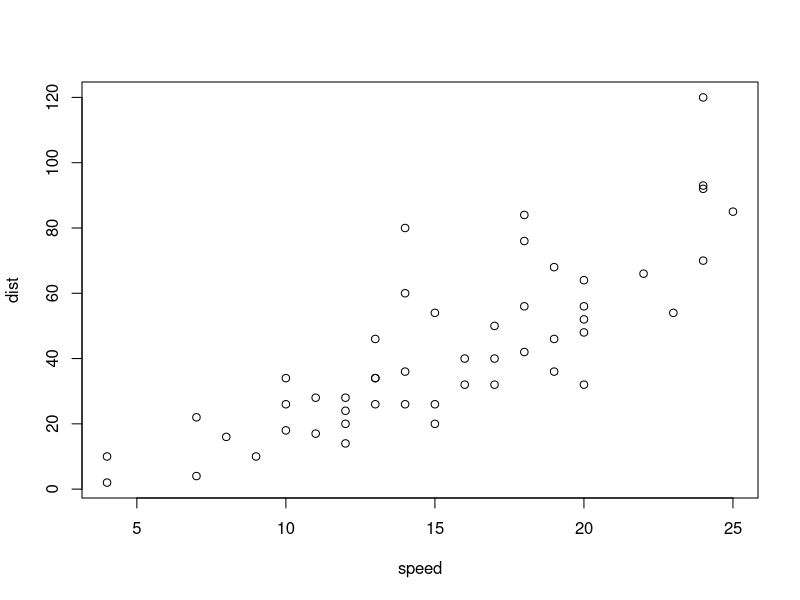
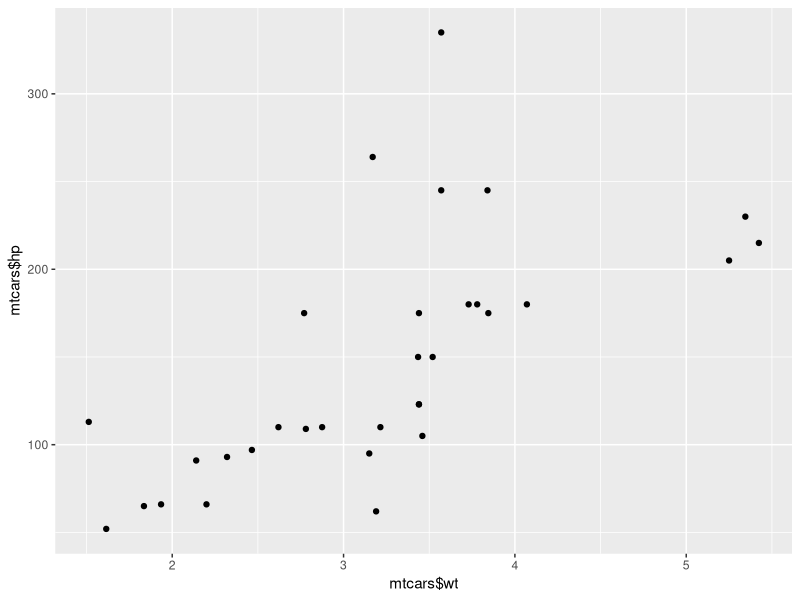

The R script that drew these images, in order:
## ---- chunk 1
plot(cars)
## ---- chunk 2
pow_two = function(x, print_info = TRUE){
  y = x^2
  if(print_info){
    print(paste(x,"to the power two equals", y))
  }
  return(y)
  
}
result = pow_two(3)
result
## ---- chunk 3
pow_two = function(x){
  y = x^2
  return(y) 
}
pow_two(4)
## ---- chunk 4
triple = function(x){
  x = 3*x
  x
}
a=-5
triple(a)
a
## ---- chunk 5
lindkedin = c(16,13,5,2,17,14)
interpret = function(num_views){
  if(num_views >15){
    print("You're popular!")
    return(num_views)
  }else{
  print("Try to be more visible")
  return(0)
  }
}
interpret(lindkedin[1])

intepret_all = function(views, return_sum = TRUE){
  count  = 0 
  for(v in views){
    count = count+interpret(v)
  }
  if(return_sum){
    return(count)
  }else{
    return(NULL)
  }
}
intepret_all(lindkedin)
## ---- chunk 6
library(ggplot2)

qplot(mtcars$wt, mtcars$hp)
## ---- chunk 7
temp <- list(c(3,7,9,6,1), c(6,9,12,13,5), c(4,8,3,-1,-3), c(1,4,7,2,-2), c(5,7,9,4,2), c(-3,5,8,9,4), c(3,6,9,4,1))

select = function(x){
  print(sum(x))
}
#lapply(temp, min)
list = lapply(temp,select)
list

## ---- chunk 8
(function(x,y){3*x*y})(9,10)

piooners = c("GAUSS:1777", "BAYES:1702", "PASCAL:1623", "PEARSON:1857")
split = strsplit(piooners, split = ":")
split_low = lapply(split, tolower)
#split
#split_low

names = lapply(split_low, function(x){x[1]})
#names

years = lapply(split_low, function(s){s[2]})
years
## ---- chunk 9
select_el = function(x,index){
  x[index]
  
}

names = lapply(split_low, select_el,1)
#names 

years = lapply(split_low, select_el, 2)
years 
